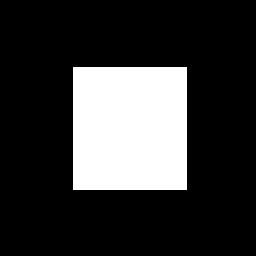
#> input picture opencv/03_image-processing/gradients/box.png, 256 x 256 px
$ python depth_types.py   (older library calls are emulated)
#> lines starting #> are read from the running program, lines starting #| are printed output that depends on the picture; after the words box and inside, x2 and y2 are one past the last pixel; in counts of white or black regions, pixels touching at a corner belong together
import cv2
import numpy as np

img = cv2.imread('box.png',0)
#> img: shape (256, 256); 21.4% white; 1 white region, box (x1, y1, x2, y2) and area: (73, 67, 187, 190) 14022

# Output dtype = cv2.CV_8U
sobelx8u = cv2.Sobel(img,cv2.CV_8U,1,0,ksize=5)
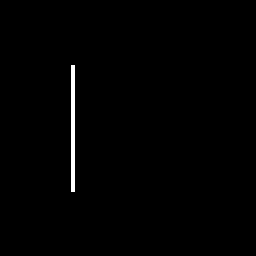
#> sobelx8u: shape (256, 256); 0.78% white; 1 white region, box (x1, y1, x2, y2) and area: (71, 65, 75, 192) 508

# Output dtype = cv2.CV_64F. Then take its absolute and convert to cv2.CV_8U
sobelx64f = cv2.Sobel(img,cv2.CV_64F,1,0,ksize=5)
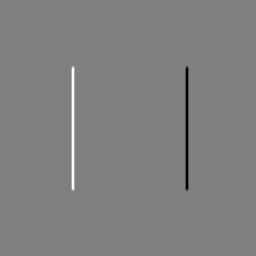
#> sobelx64f: shape (256, 256) float64; min -12240, max 12240, mean 0; drawn with min black and max white
abs_sobel64f = np.absolute(sobelx64f)
sobel_8u = np.uint8(abs_sobel64f)

cv2.imshow('original',img)
cv2.imshow('Sobel CV_8U',sobelx8u)
cv2.imshow('Sobel abs(CV_64F)',sobel_8u)

cv2.waitKey(0)
cv2.destroyAllWindows()
